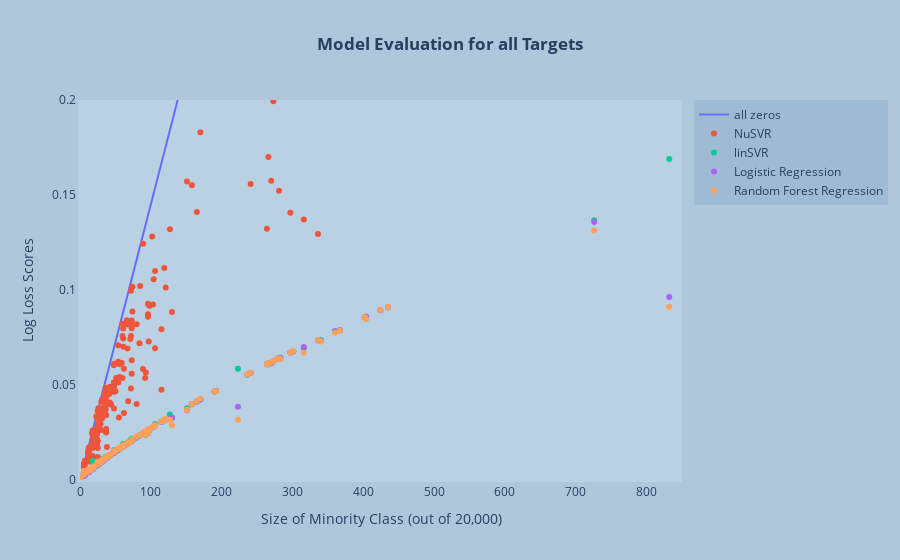

The cell this chart's notebook holds for it:
### Code cell
import plotly.express as px
import plotly.graph_objects as go
import plotly
import os

fig = go.Figure()

fig.add_trace(go.Scatter(
    x=zeros_target_counts,
    y=zeros_loss_vals,
    name='all zeros',
    mode='lines',
    hovertemplate=['' for i in range(len(train_targets.columns))])
)
fig.add_trace(go.Scatter(
    x=target_counts,
    y=nusvr_logloss_vals,
    name='NuSVR',
    mode='markers',
    hovertemplate = train_targets.columns)
)
fig.add_trace(go.Scatter(
    x=target_counts,
    y=linsvr_loss_vals,
    name='linSVR',
    mode='markers',
    hovertemplate = train_targets.columns)
)
fig.add_trace(go.Scatter(
    x=target_counts,
    y=logistic_regr_loss_vals,
    name='Logistic Regression',
    mode='markers',
    hovertemplate = train_targets.columns)
)
# fig.add_trace(go.Scatter(
#     x=target_counts,
#     y=xgb_loss_vals,
#     name='XGBoost',
#     mode='markers',
#     hovertemplate = train_targets.columns)
# )
fig.add_trace(go.Scatter(
    x=target_counts,
    y=rfr_loss_vals,
    name='Random Forest Regression',
    mode='markers',
    hovertemplate = train_targets.columns)
)
fig.update_layout(
    title='<b>Model Evaluation for all Targets</b>',
    title_x=0.5,
    xaxis_title='Size of Minority Class (out of 20,000)',
    yaxis_title='Log Loss Scores',
    xaxis_showgrid = False,
    yaxis_showgrid = False,
    yaxis_range=[0,0.2],
    xaxis_range=[0,850],
    hoverlabel_align = 'right',
    paper_bgcolor='rgba(154,186,211,0.8)',
    plot_bgcolor='rgba(232,246,252,0.2)'
)
fig.update_xaxes(showline=True, linewidth=2, linecolor='rgba(232,246,252,0.2)')
fig.update_yaxes(showline=True, linewidth=2, linecolor='rgba(232,246,252,0.2)')
fig.show()
    
the_date = str(datetime.datetime.now())[:10]
html_path = 'figures/Plotly_all_logloss_' + the_date + '.html'
plotly.io.write_html(fig, html_path)

### Figure 1 — Plotly figure (JSON) as saved in the notebook; plotly's stock layout.template omitted (floating-point values rounded to 4 significant figures; data arrays with more than 128 entries replaced by an {"elided": "..."} marker saying what was removed)
{"data": [{"hovertemplate": {"elided": "206 str values"}, "mode": "lines", "name": "all zeros", "type": "scatter", "x": {"elided": "206 int values"}, "y": {"elided": "206 float values"}}, {"hovertemplate": {"elided": "206 str values"}, "mode": "markers", "name": "NuSVR", "type": "scatter", "x": {"elided": "206 int values"}, "y": {"elided": "206 float values"}}, {"hovertemplate": {"elided": "206 str values"}, "mode": "markers", "name": "linSVR", "type": "scatter", "x": {"elided": "206 int values"}, "y": {"elided": "206 float values"}}, {"hovertemplate": {"elided": "206 str values"}, "mode": "markers", "name": "Logistic Regression", "type": "scatter", "x": {"elided": "206 int values"}, "y": {"elided": "206 float values"}}, {"hovertemplate": {"elided": "206 str values"}, "mode": "markers", "name": "Random Forest Regression", "type": "scatter", "x": {"elided": "206 int values"}, "y": {"elided": "206 float values"}}], "layout": {"hoverlabel": {"align": "right"}, "paper_bgcolor": "rgba(154,186,211,0.8)", "plot_bgcolor": "rgba(232,246,252,0.2)", "title": {"text": "<b>Model Evaluation for all Targets</b>", "x": 0.5}, "xaxis": {"linecolor": "rgba(232,246,252,0.2)", "linewidth": 2, "range": [0, 850], "showgrid": false, "showline": true, "title": {"text": "Size of Minority Class (out of 20,000)"}}, "yaxis": {"linecolor": "rgba(232,246,252,0.2)", "linewidth": 2, "range": [0, 0.2], "showgrid": false, "showline": true, "title": {"text": "Log Loss Scores"}}}}
